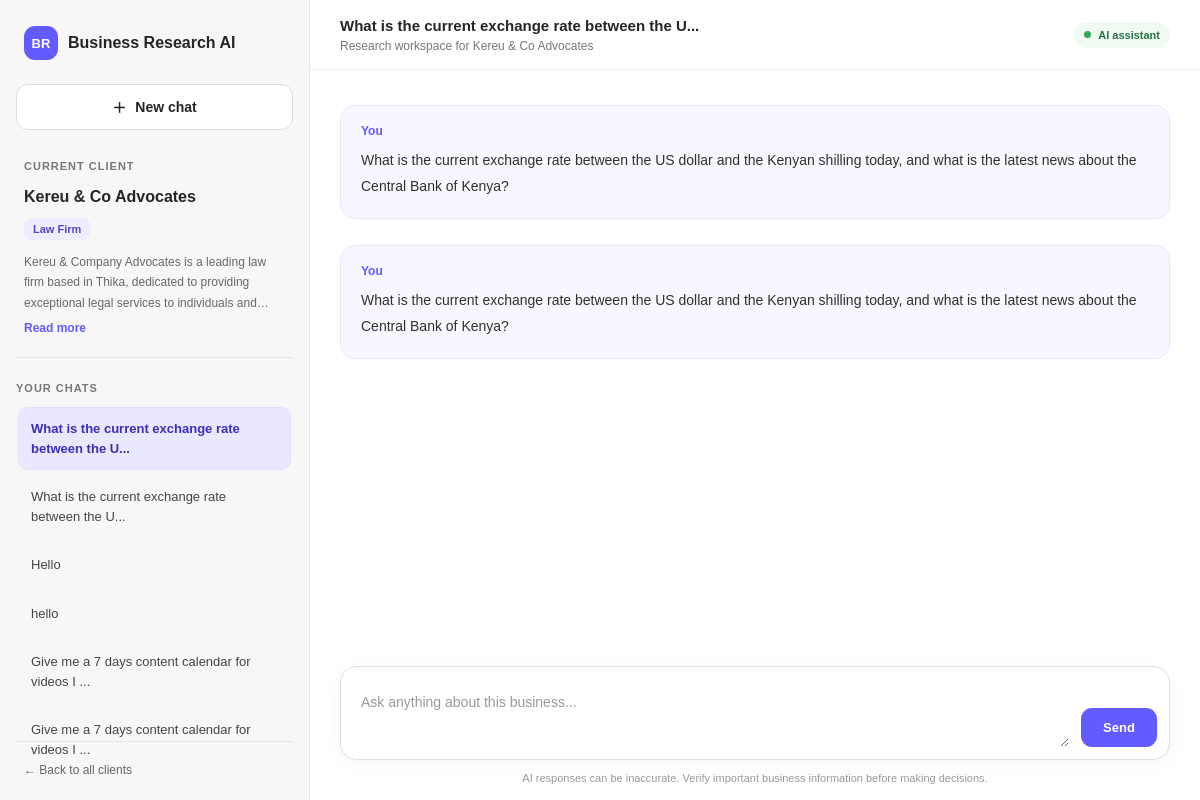
Page /clients/1/chat/12/ on the committed database.
### clients/models.py (models this page shows, shortened)
class Client(models.Model):
    name = models.CharField(max_length=200)
    business_name = models.CharField(max_length=200)
    industry = models.CharField(max_length=100, blank=True)
    description = models.TextField(blank=True)
    created_at = models.DateTimeField(auto_now_add=True)

class Conversation(models.Model):
    client = models.ForeignKey(
        Client,
        on_delete=models.CASCADE,
        related_name="conversations"
    )
    title = models.CharField(max_length=200, default="Business Research")
    created_at = models.DateTimeField(auto_now_add=True)
    updated_at = models.DateTimeField(auto_now=True)

class Message(models.Model):
    SENDER_CHOICES = [
        ("user", "User"),
        ("ai", "AI Assistant"),
    ]
    conversation = models.ForeignKey(
        Conversation,
        on_delete=models.CASCADE,
        related_name="messages"
    )
    sender = models.CharField(
        max_length=10,
        choices=SENDER_CHOICES
    )
    content = models.TextField()
    created_at = models.DateTimeField(auto_now_add=True)
    class Meta:
        ordering = ["created_at", "id"]

### clients/views.py (the view, shortened to what this page needs)
# urls.py: path("<int:client_id>/chat/<int:conversation_id>/", views.conversation_workspace, name="conversation_workspace"),
def conversation_workspace(request, client_id, conversation_id):
    client = get_object_or_404(Client, id=client_id)
    conversation = get_object_or_404(Conversation, id=conversation_id, client=client)
    conversation_history = conversation.messages.all()
    conversations = client.conversations.order_by("-updated_at", "-id")
    return render(
        request,
        "clients/workspace.html",
        {
            "client": client,
            "conversation": conversation,
            "conversation_history": conversation_history,
            "conversations": conversations,
        },
    )

### clients/templates/clients/workspace.html (shortened to what this page needs)
<!DOCTYPE html>
<html lang="en">
<head>
</head>
<body>
    <div class="app-layout">
        <aside class="sidebar">
            <div class="brand">
                <div class="brand-icon">BR</div>
                <span>Business Research AI</span>
            </div>
            <a
                href="{% url 'new_conversation' client.id %}"
                class="new-chat-button"
            >
                <span aria-hidden="true">＋</span>
                <span>New chat</span>
            </a>
            <section class="client-section">
                <p class="section-label">Current client</p>
                <h2 class="business-name">
                    {{ client.business_name }}
                </h2>
                {% if client.industry %}
                    <span class="industry-label">
                        {{ client.industry }}
                    </span>
                {% endif %}
                {% if client.description %}
                    <p class="description-preview">
                        {{ client.description }}
                    </p>
                    <details class="description-details">
                        <summary>
                            <span class="read-more-label">Read more</span>
                        </summary>
                    </details>
                {% else %}
                    <p class="description-preview">
                        No business description has been added yet.
                    </p>
                {% endif %}
            </section>
            <section class="history-section">
                <p class="section-label">Your chats</p>
                <nav class="conversation-list">
                    {% for item in conversations %}
                        <a
                            href="{% url 'conversation_workspace' client.id item.id %}"
                            class="conversation-link {% if item.id == conversation.id %}active{% endif %}"
                            {% if item.id == conversation.id %}aria-current="page"{% endif %}
                        >
                            {{ item.title }}
                        </a>
                    {% empty %}
                        <p class="empty-history">
                            Your conversations will appear here.
                        </p>
                    {% endfor %}
                </nav>
            </section>
            <footer class="sidebar-footer">
                <a href="{% url 'dashboard' %}" class="back-link">
                    ← Back to all clients
                </a>
            </footer>
        </aside>
        <main class="main-panel">
            <header class="topbar">
                <div>
                    <h1 class="topbar-title">
                        {{ conversation.title }}
                    </h1>
                    <p class="topbar-subtitle">
                        Research workspace for {{ client.business_name }}
                    </p>
                </div>
                <div class="status-label">
                    <span class="status-dot"></span>
                    AI assistant
                </div>
            </header>
            <section class="messages">
                {% if not conversation_history %}
                    <div class="welcome-message">
                        <div class="welcome-icon">AI</div>
                        <h2>
                            Let's research {{ client.business_name }}
                        </h2>
                        <p>
                            Ask questions about this business, explore
                            competitors, understand the market, analyse
                            customers or investigate business opportunities.
                        </p>
                    </div>
                {% else %}
                    {% for message in conversation_history %}
                        {% if message.sender == "user" %}
                            <article class="chat-message user-message">
                                <div class="message-sender">
                                    You
                                </div>
                                <div class="message-content">
                                    {{ message.content|linebreaksbr }}
                                </div>
                            </article>
                        {% endif %}
                    {% endfor %}
                {% endif %}
            </section>
            <footer class="input-area">
                <form
                    method="post"
                    action="{% url 'conversation_workspace' client.id conversation.id %}"
                    class="input-box"
                    id="chatForm"
                >
                    <textarea
                        name="message"
                        id="messageInput"
                        class="message-input"
                        placeholder="Ask anything about this business..."
                        rows="2"
                        aria-label="Your research question"
                        required
                    ></textarea>
                    <button type="submit" class="send-button" id="sendButton">
                        Send
                    </button>
                </form>
                <p class="input-note">
                    AI responses can be inaccurate. Verify important
                    business information before making decisions.
                </p>
            </footer>
        </main>
    </div>
</body>
</html>

### rows in the picture
Client: business_name "Kereu & Co Advocates", industry "Law Firm", description "Kereu & Company Advocates is a leading law firm based in Thika, dedicated to providing exceptional legal services to individuals…"
Conversation: title "What is the current exchange rate between the U..."
Conversation: title "What is the current exchange rate between the U..."
Conversation: title "Hello"
Conversation: title "hello"
Conversation: title "Give me a 7 days content calendar for videos I ..."
Conversation: title "Give me a 7 days content calendar for videos I ..."
Message: content "What is the current exchange rate between the US dollar and the Kenyan shilling today, and what is the latest news about the Central Bank of Kenya?"
Message: content "What is the current exchange rate between the US dollar and the Kenyan shilling today, and what is the latest news about the Central Bank of Kenya?"
